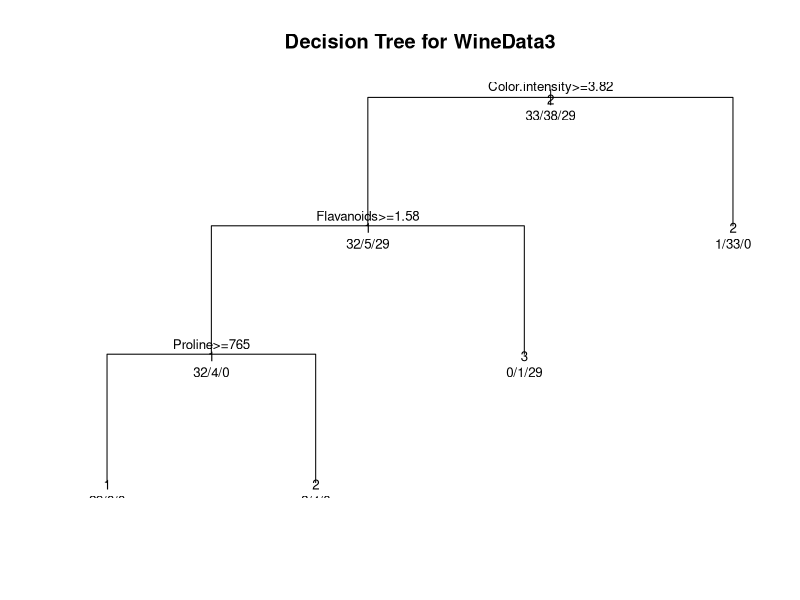
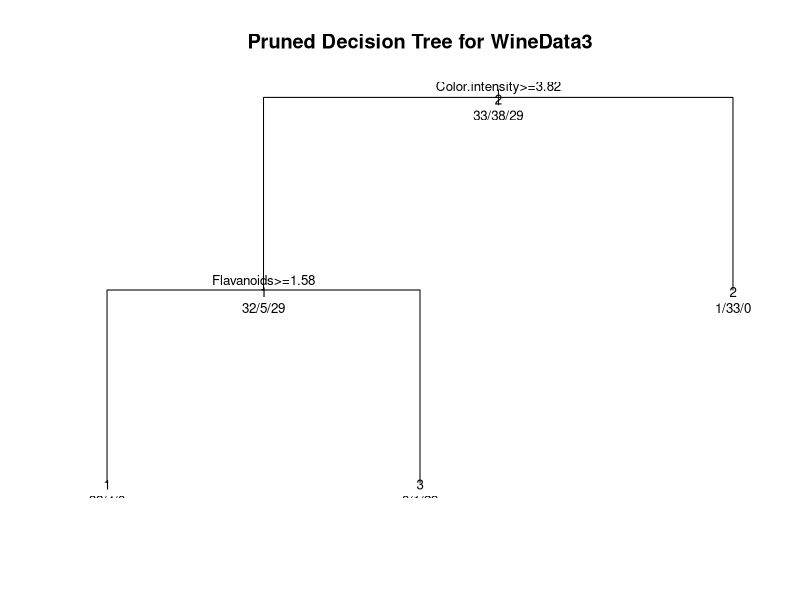

Generate these figures, in order, with R:
setwd("/Users/diogocosta/Work/computer-science/cs3002/cs3002-laboratory-three")

winedata = read.csv('winedata3.csv', sep=",")
wineclass = winedata[,1]
winevalues = winedata[,-1]

#set up a training set
wineclassTrain = wineclass[1:100]
winevaluesTrain = winevalues[1:100,]

#and testset
wineclassTest = wineclass[100:178]
winevaluesTest = winevalues[100:178,]

library(rpart)
fit <- rpart(wineclassTrain~., method="class", data=winevaluesTrain)

plot(fit, uniform=TRUE, main="Decision Tree for WineData3")
text(fit, use.n=TRUE, all=TRUE, cex=.8)

treepred <-predict(fit, winevaluesTest, type = 'class')

n = length(wineclassTest) #the number of test cases
ncorrect = sum(treepred==wineclassTest) #the number of correctly predicted
accuracy=ncorrect/n
print(accuracy)

table_mat = table(wineclassTest, treepred)
print(table_mat)

pfit<- prune(fit, cp=0.1)
plot(pfit, uniform=TRUE, main="Pruned Decision Tree for WineData3")
text(pfit, use.n=TRUE, all=TRUE, cex=.8)

library(class)

knn3pred = knn(winevaluesTrain, winevaluesTest, wineclassTrain, k=3)
n = length(wineclassTest) #the number of test cases
ncorrect = sum(knn3pred==wineclassTest) #the number of correctly predicted
accuracy=ncorrect/n
print(accuracy)